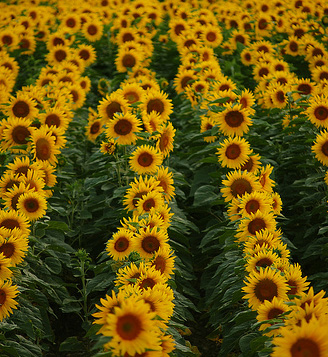
#> input picture 02/images/flowers.png, 328 x 357 px
$ jupyter execute visualization.ipynb
#> lines starting #> are read from the running program, lines starting #| are printed output that depends on the picture
# **Part 2**

1. Implementation of **LoG blob detection algorithm** to detect flowers in the given flowers.png picture. This part also includes comparison between the method implemented from scratch and the one provided by OpenCV library.
2. Implementation of LoG with **normalized scale variations**.
3. Performance of additional experiments with different **threshold values** for both algorithms.

First of all we will use the library to get an idea of the results that we want to get. We will use the scikit-image library to get the LoG

[cell 1]
#!pip install scikit-image

[cell 2]
import numpy as np
import matplotlib.pyplot as plt
from skimage import io, color, img_as_ubyte, feature

[cell 3]
def draw_circles(img, blobs, cmap='CMRmap'):
    # the raius is approximate sqrt(2)*sigma

    fig, ax = plt.subplots(1, 1, figsize=(10, 10))
    ax.imshow(img, cmap=cmap)
    for blob in blobs:
        y, x, r = blob
        c = plt.Circle((x, y), r, color='white', linewidth=2, fill=False)
        ax.add_patch(c)

[cell 4]
# Read image
img = io.imread('../images/flowers.png')
#> img is the input picture: shape (357, 328, 3); mean R, G, B 104.4, 83.8, 10.8

# Convert to grayscale
img_gray = color.rgb2gray(img)
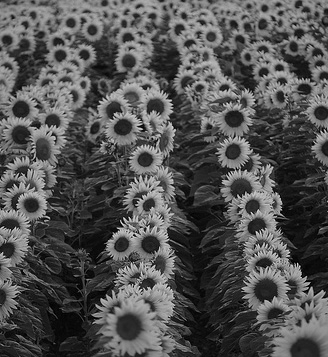
#> img_gray: shape (357, 328) float64; min 0, max 0.925, mean 0.325

#io.imshow(img_gray)
res = feature.blob_log(img_gray, min_sigma=1, max_sigma=50, num_sigma=50, threshold=.1, overlap=.5, log_scale=False, exclude_border=False)
#> res = 772 rows, first 8: [196, 238, 1], [222, 121, 1], [100, 170, 1], [305, 96, 1], [129, 141, 1], [179, 135, 1], [234, 136, 1], [224, 122, 1]

# Draw the results
draw_circles(img, res)
#> the loop in draw_circles, `for blob in blobs:` made 772 passes
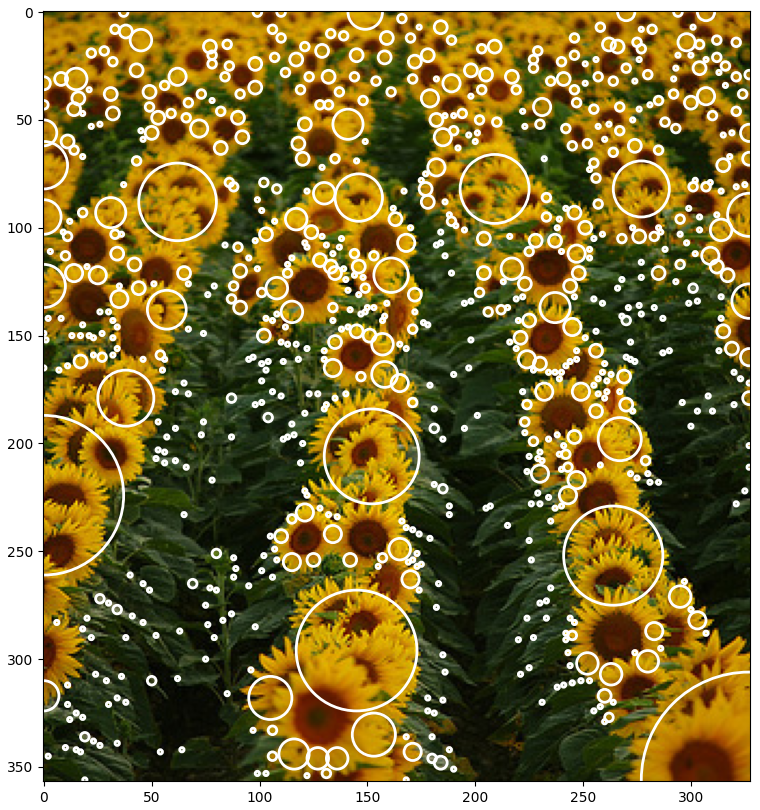
#> figure drawn by matplotlib, 1 panel

[cell 5]
import numpy as np
import matplotlib.pyplot as plt
from mpl_toolkits.mplot3d import Axes3D

# Parameters for the Gaussian function
mu_x = 0
mu_y = 0
sigma_x = 1.0
sigma_y = 1.0

# Create a grid of x and y values
x = np.linspace(-5, 5, 100)
y = np.linspace(-5, 5, 100)
x, y = np.meshgrid(x, y)

# Calculate the Gaussian function values for each x and y
z = (1 / (2 * np.pi * sigma_x * sigma_y)) * np.exp(-((x - mu_x)**2 / (2 * sigma_x**2) + (y - mu_y)**2 / (2 * sigma_y**2)))

# Create the 3D plot
fig = plt.figure()
ax = fig.add_subplot(111, projection='3d')
ax.plot_surface(x, y, z, cmap='viridis')

# Add labels and title
ax.set_xlabel('X')
ax.set_ylabel('Y')
ax.set_zlabel('Z')
ax.set_title('3D Gaussian Distribution')

plt.show()
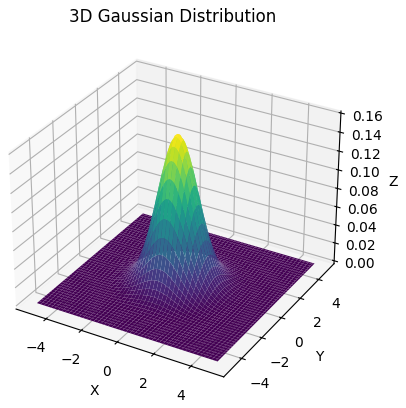
#> figure drawn by matplotlib, 1 panel

[cell 6]
import numpy as np
import matplotlib.pyplot as plt
from mpl_toolkits.mplot3d import Axes3D

# Parameters for the Gaussian function
mu_x = 0
mu_y = 0
sigma_x = 1.0
sigma_y = 1.0

# Create a grid of x and y values
x = np.linspace(-5, 5, 100)
y = np.linspace(-5, 5, 100)
x, y = np.meshgrid(x, y)

# Calculate the Gaussian function values for each x and y
z = np.exp(-((x - mu_x)**2 / (2 * sigma_x**2) + (y - mu_y)**2 / (2 * sigma_y**2)))

# Create the 3D plot
fig = plt.figure()
ax = fig.add_subplot(111, projection='3d')
ax.plot_surface(x, y, z, cmap='viridis')

# Add labels and title
ax.set_xlabel('X')
ax.set_ylabel('Y')
ax.set_zlabel('Z')
ax.set_title('3D Gaussian Distribution')

plt.show()
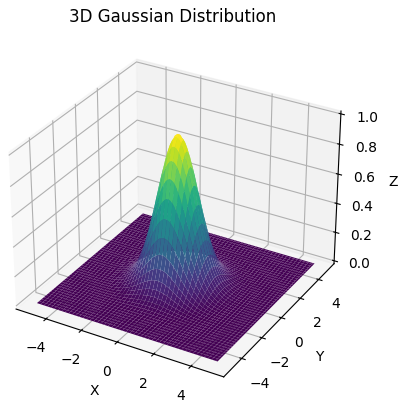
#> figure drawn by matplotlib, 1 panel

[cell 7]
import numpy as np
import matplotlib.pyplot as plt
from mpl_toolkits.mplot3d import Axes3D

# Parameters for the Gaussian function
mu_x = 0
mu_y = 0
sigma_x = 1.0
sigma_y = 1.0

# Create a grid of x and y values
x = np.linspace(-5, 5, 10)
y = np.linspace(-5, 5, 10)
x, y = np.meshgrid(x, y)

# Calculate the Gaussian function values for each x and y
z = - ((x**2 + y**2 - sigma_x**2) /np.pi*sigma_x**4)* np.exp(-(x**2+y**2)/(2*sigma_x**2))

# print the kernel with only 2 decimals
np.set_printoptions(precision=2)
print(z)

# Create the 3D plot
fig = plt.figure()
ax = fig.add_subplot(111, projection='3d')
ax.plot_surface(x, y, z, cmap='viridis')

# Add labels and title
ax.set_xlabel('X')
ax.set_ylabel('Y')
ax.set_zlabel('Z')
ax.set_title('3D Gaussian Distribution')

plt.show()
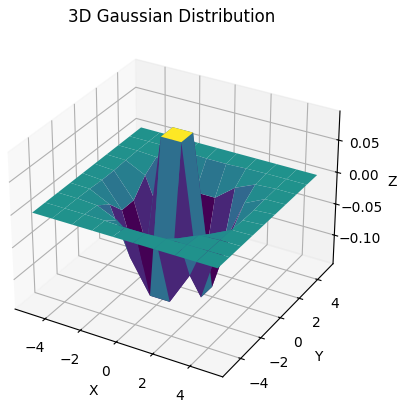
#> figure drawn by matplotlib, 1 panel

[cell 8]
# definitions

def gaussian_2d(x, y, A=1, x0=0, y0=0, sigma=1):
    return A * np.exp(-( (x - x0)**2 / (2 * sigma**2) + (y - y0)**2 / (2 * sigma**2)))

def laplacian_2d(x, y, sigma=1):
    return - ((x**2 + y**2 - sigma**2) /np.pi*sigma**4)* np.exp(-(x**2+y**2)/(2*sigma**2))

# Initialize dimensions
n_rows, n_cols = 500,500

# Create a grid of (x, y) values
x, y = np.meshgrid(np.linspace(-5, 5, n_cols), np.linspace(-5, 5, n_rows))

[cell 9]
# Calculate Gaussian values for the grid
matrix = gaussian_2d(x, y, sigma=1)

print(matrix)

# Create the 3D plot
fig = plt.figure()
ax = fig.add_subplot(111, projection='3d')
ax.plot_surface(x, y, matrix, cmap='viridis')

# Add labels and title
ax.set_xlabel('X')
ax.set_ylabel('Y')
ax.set_zlabel('Z')
ax.set_title('3D Gaussian Distribution')

plt.show()
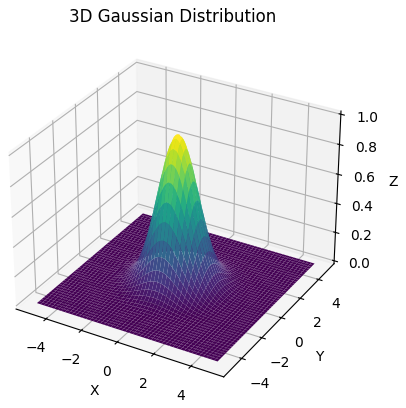
#> figure drawn by matplotlib, 1 panel

[cell 10]
# Calculate Gaussian values for the grid
matrix = laplacian_2d(x, y, sigma=1)

print(matrix)

# Create the 3D plot
fig = plt.figure()
ax = fig.add_subplot(111, projection='3d')
ax.plot_surface(x, y, matrix, cmap='viridis')

# Add labels and title
ax.set_xlabel('X')
ax.set_ylabel('Y')
ax.set_zlabel('Z')
ax.set_title('3D Gaussian Distribution')

plt.show()
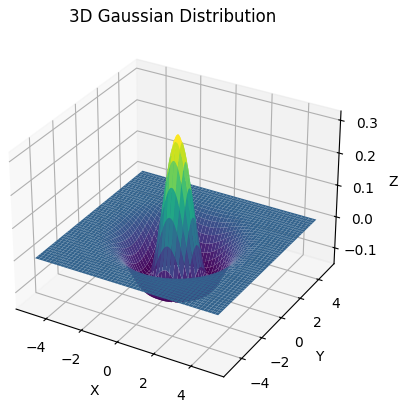
#> figure drawn by matplotlib, 1 panel

$ run again, with 02/images/butterfly.jpg saved as 02/images/flowers.png
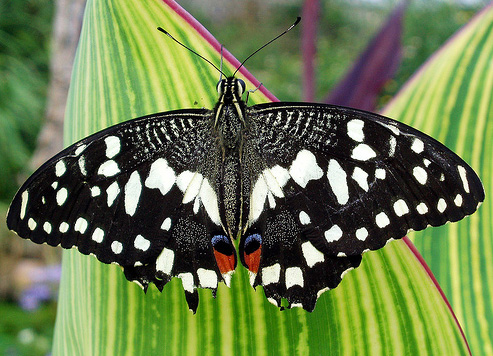
#> input picture 02/images/butterfly.jpg, 493 x 356 px
#> img is the input picture: shape (356, 493, 3); mean R, G, B 106.9, 123.5, 76.9
#> `img_gray = color.rgb2gray(img)`:
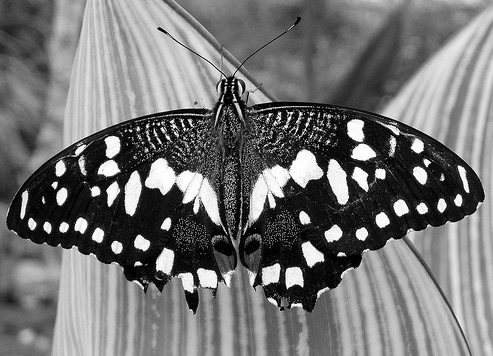
#> img_gray: shape (356, 493) float64; min 0, max 1, mean 0.457
#> res = 996 rows, first 8: [220, 382, 5], [208, 422, 4], [243, 141, 5], [207, 400, 5], [235, 98, 5], [234, 333, 6], [234, 361, 4], [173, 380, 4]
#> the loop in draw_circles, `for blob in blobs:` made 996 passes
#> `[cell 4] # Read image img = io.imread('../images/flowers.png')`:
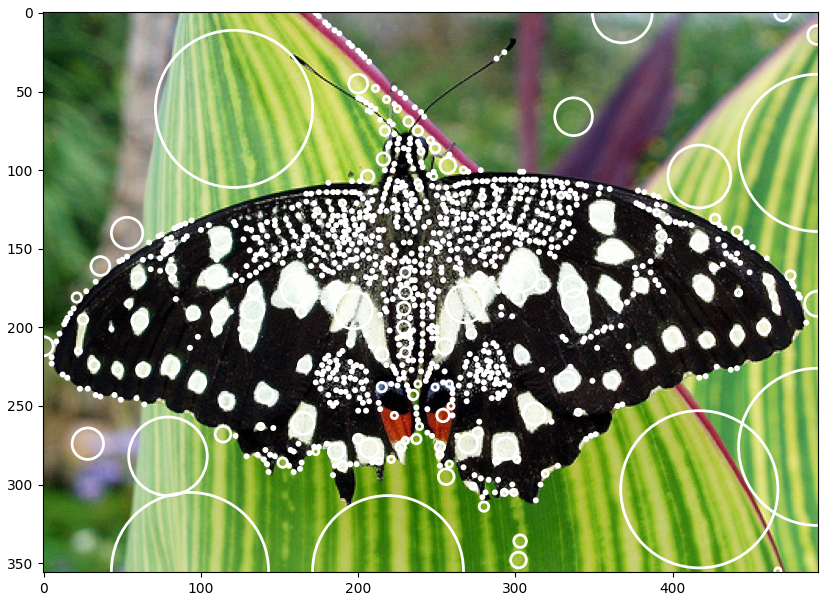
#> figure drawn by matplotlib, 1 panel
